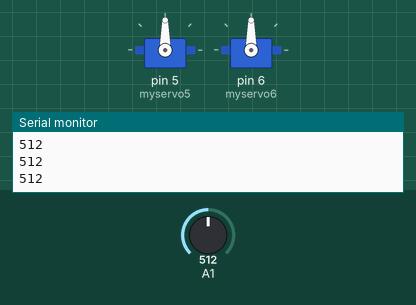
Simulated run of this sketch. Board: Arduino Uno, built with avr-gcc and run on an emulated ATmega328P. Parts: 2 × servo, the last lines printed to the serial monitor. The inputs (shaded band) are chosen by the test bench; at power-on: A1 = 512.

Above: at 1.3 s.
1.4 s: A1 set to 884
3.2 s: A1 set to 915
At 4.45 s:
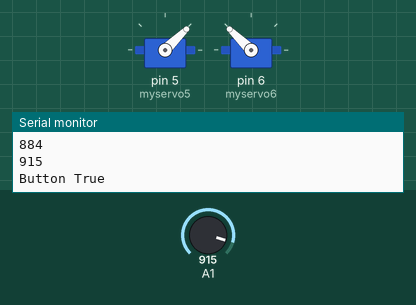
6.2 s: A1 set to 900
At 7.8 s:
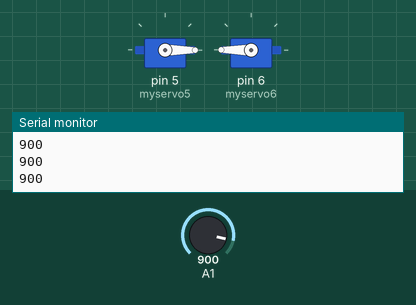
Timing chart, 0 to 9.3 s (numbered marks = the images above; inputs shaded):
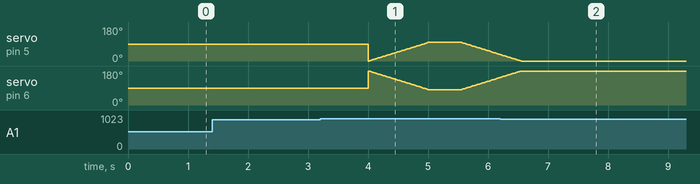

The sketch:

chamBag.ino
```cpp
#include <Servo.h>
#define DEGREE 100

// servo objects to control moving bag structure
Servo myservo5;
Servo myservo6;

// hide and reveal panels
boolean btnTouch = false;

// touch sensor reading
int sensor;

void setup() {
  Serial.begin(9600);

  // attaches the servo on pins
  myservo5.attach(5);
  myservo6.attach(6);
}

void loop() {
  sensor = analogRead(A1);
  Serial.println(sensor);
  delay(500);

  // touch sensors ativated
  if(sensor > 900) {
    btnTouch = !btnTouch;

    if(btnTouch) { // show panels
      Serial.println("Button True");

      // servo reveals panels moving 100 degrees
      for (int pos = 0; pos <= DEGREE; pos += 1) {
        myservo5.write(pos); // clockwise
        myservo6.write(180-pos); // counter-clockwise
        delay(10); // control speed of servo
      }
    } else { // hide panels
      Serial.println("Button False");

      // servo hides panels moving 100 degrees
      for (int pos = DEGREE; pos >= 0; pos -= 1) {
        myservo5.write(pos); // counter-clockwise
        myservo6.write(180-pos); // clockwise
        delay(10); // control speed of servo
      }
    }
  }
}
```

Measured:
- the behaviour switches between 900 and 901 on A1 (found by bisection; images 0 and 1)
- after the input at 6.2 s, servo on pin 5 (myservo5): goes on until 6.6 s, then stays 0°; servo on pin 6 (myservo6): goes on until 6.6 s, then stays 180°
